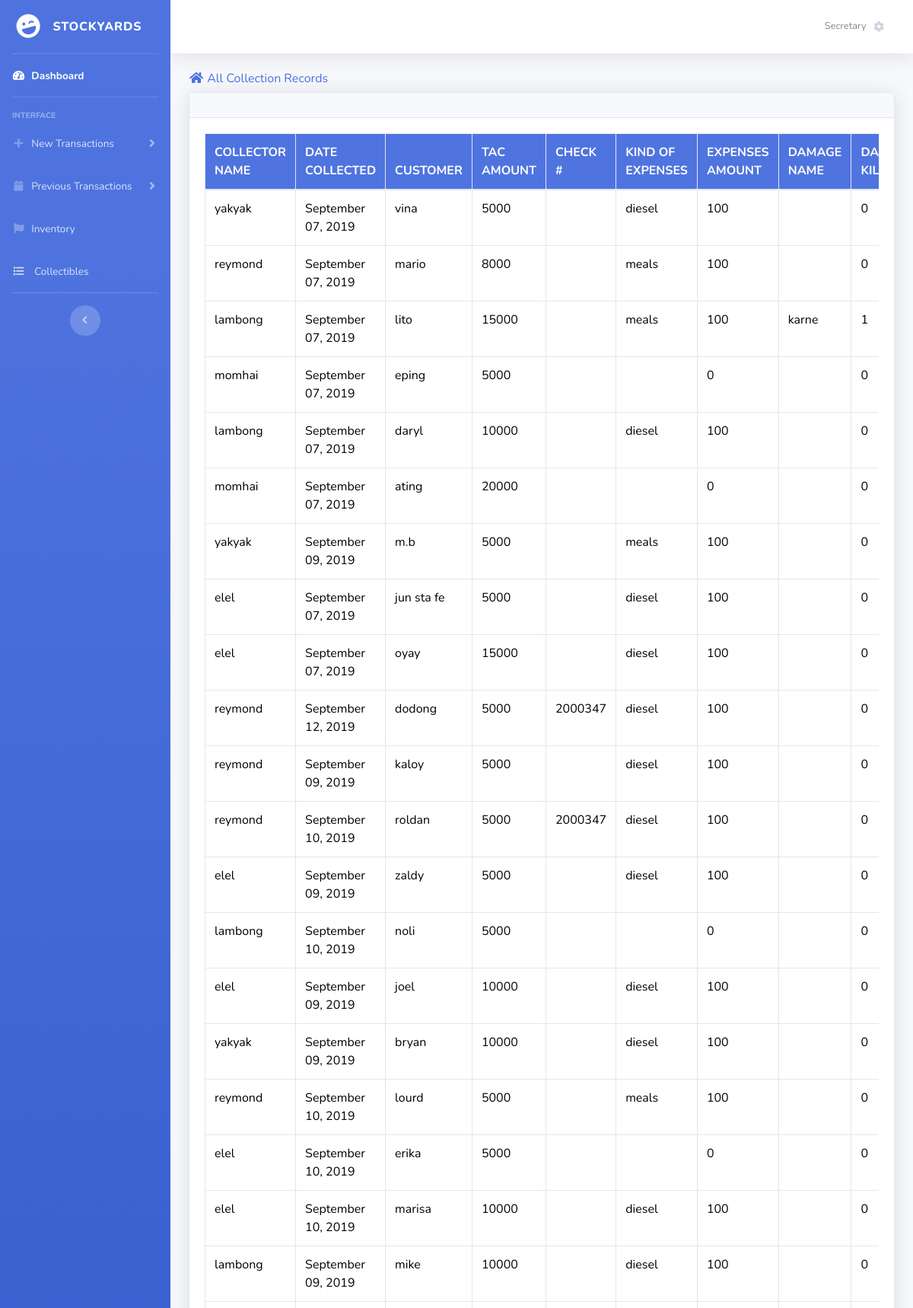
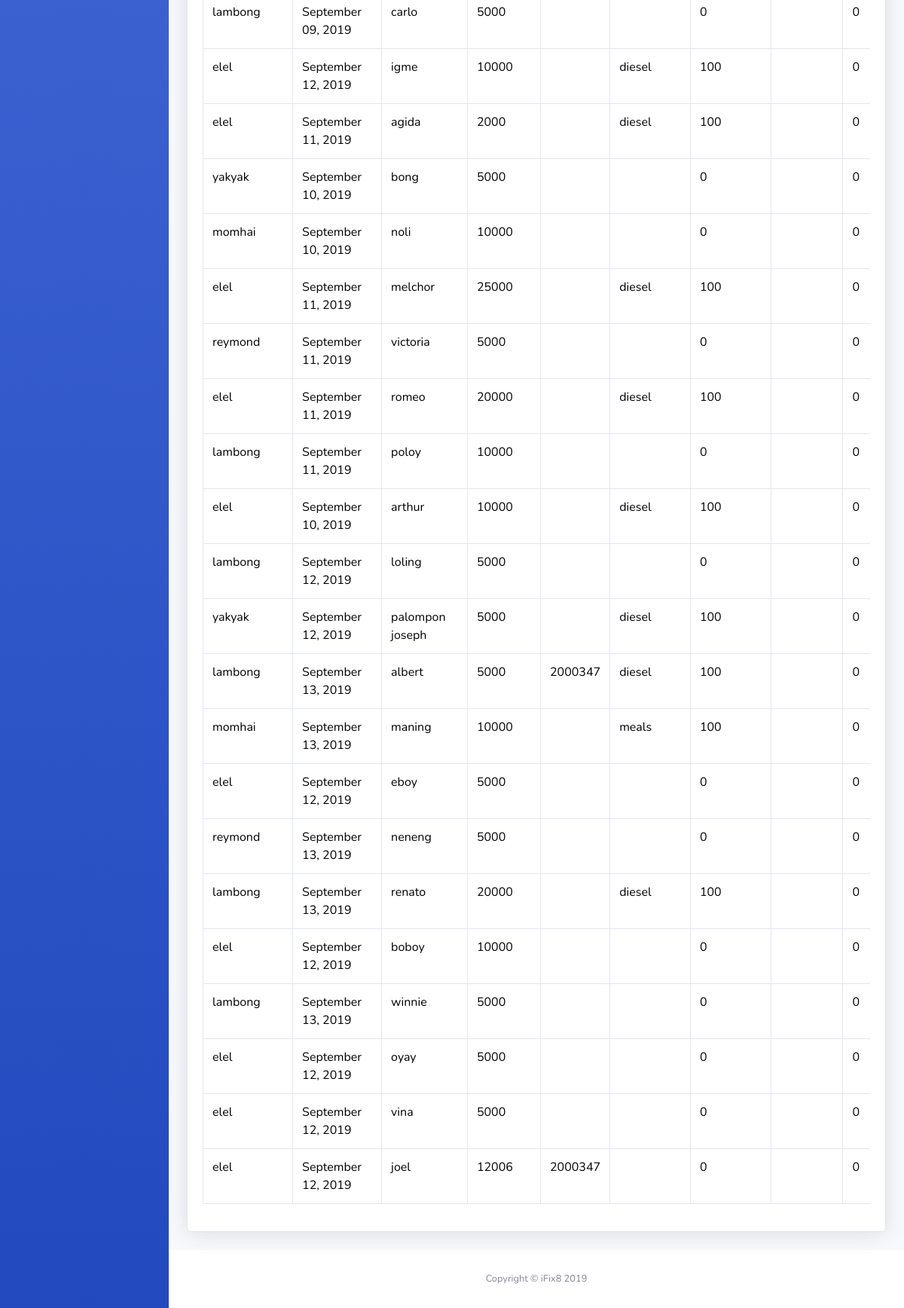
The app's page /secretary/query.php?keyname=Collection with its own data (2 pictures, top to bottom).
### tables this page shows
CREATE TABLE `collection` (
  `id` int(11) NOT NULL,
  `clctr_name` varchar(50) NOT NULL,
  `date` varchar(50) NOT NULL,
  `cust` varchar(50) NOT NULL,
  `tac_amount` int(50) NOT NULL,
  `chck_no` varchar(50) NOT NULL,
  `k_o_expnses` varchar(50) NOT NULL,
  `expnses_amnt` int(50) NOT NULL,
  `damage` varchar(50) NOT NULL,
  `dmg_kg` int(50) NOT NULL,
  `dmg_amount` int(50) NOT NULL,
  `bali_name` varchar(50) NOT NULL,
  `bali_amount` int(50) NOT NULL,
  `is_paid` tinyint(1) NOT NULL
);

### secretary/query.php (the view, shortened to what this page needs)
<?php include_once('header.php'); ?>
<?php
    if (isset($_GET['keyname'])) {
        $title = $_GET['keyname'];
        $sqlDelivery = "SELECT * FROM delivery";
        $sqlCollection = "SELECT * FROM collection";
        $deliveryData = mysqli_query($link, $sqlDelivery);
        $collectionData = mysqli_query($link, $sqlCollection);
    }
?>
<div class="container-fluid">
    <h6 class=" text-primary pull-right"><i class="fas fa-fw fa-home"></i> All <?php echo isset($_GET['keyname'])?$title:'';?> Records</h6>
    <div class="card shadow mb-4">
        <div class="card-header py-3"></div>
        <div class="card-body">
            <div class="table-responsive">
            <?php if ($title=='Delivery'): ?>
                <table class="table table-bordered" id="dataTable">
                    <thead>
                        <tr>
                            <th>Date</th>
                            <th>Name</th>
                            <th>Mark #</th>
                            <th>NO. OF HEADS</th>
                            <th>KILOS</th>
                            <th>PRICE</th>
                        </tr>
                    </thead>
                    <tbody>
                        <?php foreach ($deliveryData as $value) : ?>
                            <tr>
                                <td><?php echo date('F d, Y' ,strtotime($value['Date'])); ?></td>
                                <td><?php echo $value['Name']; ?></td>
                                <td><?php echo $value['Mark_No']; ?></td>
                                <td><?php echo $value['Num_Heads']; ?></td>
                                <td><?php echo $value['Kg']; ?></td>
                                <td><?php echo $value['Price']; ?></td>
                            </tr>
                        <?php endforeach; ?>
                    </tbody>
                </table>
            <?php elseif ($title=='Collection'): ?>
                <table class="table table-bordered" id="dataTable">
                    <thead>
                        <tr>
                            <th>COLLECTOR NAME</th>
                            <th>DATE COLLECTED</th>
                            <th>CUSTOMER</th>
                            <th>TAC AMOUNT</th>
                            <th>CHECK #</th>
                            <th>KIND OF EXPENSES</th>
                            <th>EXPENSES AMOUNT</th>
                            <th>DAMAGE NAME</th>
                            <th>DAMAGE KILO</th>
                        </tr>
                    </thead>
                    <tbody>
                        <?php foreach ($collectionData as $value) : ?>
                            <tr>
                                <td><?php echo $value['clctr_name']; ?></td>
                                <td><?php echo date('F d, Y' ,strtotime($value['date'])); ?></td>
                                <td><?php echo $value['cust']; ?></td>
                                <td><?php echo $value['tac_amount']; ?></td>
                                <td><?php echo $value['chck_no']; ?></td>
                                <td><?php echo $value['k_o_expnses']; ?></td>
                                <td><?php echo $value['expnses_amnt']; ?></td>
                                <td><?php echo $value['damage']; ?></td>
                                <td><?php echo $value['dmg_kg']; ?></td>
                            </tr>
                        <?php endforeach; ?>
                    </tbody>
                </table>
            <?php endif ?>
        </div>
</div>
        </div>
    </div>
</div>
<?php include_once('footer.php'); ?>

### secretary/header.php (style rules this page uses)
thead { background-color: #4f74df; color: white; }
tbody { color: black; }

### records on screen
collection: clctr_name "yakyak", date "September 07, 2019", cust "vina", tac_amount "5000", k_o_expnses "diesel", expnses_amnt "100", dmg_kg "0"
collection: clctr_name "reymond", date "September 07, 2019", cust "mario", tac_amount "8000", k_o_expnses "meals", expnses_amnt "100", dmg_kg "0"
collection: clctr_name "lambong", date "September 07, 2019", cust "lito", tac_amount "15000", k_o_expnses "meals", expnses_amnt "100", damage "karne", dmg_kg "1"
collection: clctr_name "momhai", date "September 07, 2019", cust "eping", tac_amount "5000", expnses_amnt "0", dmg_kg "0"
collection: clctr_name "lambong", date "September 07, 2019", cust "daryl", tac_amount "10000", k_o_expnses "diesel", expnses_amnt "100", dmg_kg "0"
collection: clctr_name "momhai", date "September 07, 2019", cust "ating", tac_amount "20000", expnses_amnt "0", dmg_kg "0"
collection: clctr_name "yakyak", date "September 09, 2019", cust "m.b", tac_amount "5000", k_o_expnses "meals", expnses_amnt "100", dmg_kg "0"
collection: clctr_name "elel", date "September 07, 2019", cust "jun sta fe", tac_amount "5000", k_o_expnses "diesel", expnses_amnt "100", dmg_kg "0"
collection: clctr_name "elel", date "September 07, 2019", cust "oyay", tac_amount "15000", k_o_expnses "diesel", expnses_amnt "100", dmg_kg "0"
collection: clctr_name "reymond", date "September 12, 2019", cust "dodong", tac_amount "5000", chck_no "2000347", k_o_expnses "diesel", expnses_amnt "100", dmg_kg "0"
collection: clctr_name "reymond", date "September 09, 2019", cust "kaloy", tac_amount "5000", k_o_expnses "diesel", expnses_amnt "100", dmg_kg "0"
collection: clctr_name "reymond", date "September 10, 2019", cust "roldan", tac_amount "5000", chck_no "2000347", k_o_expnses "diesel", expnses_amnt "100", dmg_kg "0"
collection: clctr_name "elel", date "September 09, 2019", cust "zaldy", tac_amount "5000", k_o_expnses "diesel", expnses_amnt "100", dmg_kg "0"
collection: clctr_name "lambong", date "September 10, 2019", cust "noli", tac_amount "5000", expnses_amnt "0", dmg_kg "0"
collection: clctr_name "elel", date "September 09, 2019", cust "joel", tac_amount "10000", k_o_expnses "diesel", expnses_amnt "100", dmg_kg "0"
collection: clctr_name "yakyak", date "September 09, 2019", cust "bryan", tac_amount "10000", k_o_expnses "diesel", expnses_amnt "100", dmg_kg "0"
collection: clctr_name "reymond", date "September 10, 2019", cust "lourd", tac_amount "5000", k_o_expnses "meals", expnses_amnt "100", dmg_kg "0"
collection: clctr_name "elel", date "September 10, 2019", cust "erika", tac_amount "5000", expnses_amnt "0", dmg_kg "0"
collection: clctr_name "elel", date "September 10, 2019", cust "marisa", tac_amount "10000", k_o_expnses "diesel", expnses_amnt "100", dmg_kg "0"
collection: clctr_name "lambong", date "September 09, 2019", cust "mike", tac_amount "10000", k_o_expnses "diesel", expnses_amnt "100", dmg_kg "0"
collection: clctr_name "lambong", date "September 09, 2019", cust "carlo", tac_amount "5000", expnses_amnt "0", dmg_kg "0"
collection: clctr_name "elel", date "September 12, 2019", cust "igme", tac_amount "10000", k_o_expnses "diesel", expnses_amnt "100", dmg_kg "0"
collection: clctr_name "elel", date "September 11, 2019", cust "agida", tac_amount "2000", k_o_expnses "diesel", expnses_amnt "100", dmg_kg "0"
collection: clctr_name "yakyak", date "September 10, 2019", cust "bong", tac_amount "5000", expnses_amnt "0", dmg_kg "0"
collection: clctr_name "momhai", date "September 10, 2019", cust "noli", tac_amount "10000", expnses_amnt "0", dmg_kg "0"
collection: clctr_name "elel", date "September 11, 2019", cust "melchor", tac_amount "25000", k_o_expnses "diesel", expnses_amnt "100", dmg_kg "0"
collection: clctr_name "reymond", date "September 11, 2019", cust "victoria", tac_amount "5000", expnses_amnt "0", dmg_kg "0"
collection: clctr_name "elel", date "September 11, 2019", cust "romeo", tac_amount "20000", k_o_expnses "diesel", expnses_amnt "100", dmg_kg "0"
collection: clctr_name "lambong", date "September 11, 2019", cust "poloy", tac_amount "10000", expnses_amnt "0", dmg_kg "0"
collection: clctr_name "elel", date "September 10, 2019", cust "arthur", tac_amount "10000", k_o_expnses "diesel", expnses_amnt "100", dmg_kg "0"
collection: clctr_name "lambong", date "September 12, 2019", cust "loling", tac_amount "5000", expnses_amnt "0", dmg_kg "0"
collection: clctr_name "yakyak", date "September 12, 2019", cust "palompon joseph", tac_amount "5000", k_o_expnses "diesel", expnses_amnt "100", dmg_kg "0"
collection: clctr_name "lambong", date "September 13, 2019", cust "albert", tac_amount "5000", chck_no "2000347", k_o_expnses "diesel", expnses_amnt "100", dmg_kg "0"
collection: clctr_name "momhai", date "September 13, 2019", cust "maning", tac_amount "10000", k_o_expnses "meals", expnses_amnt "100", dmg_kg "0"
collection: clctr_name "elel", date "September 12, 2019", cust "eboy", tac_amount "5000", expnses_amnt "0", dmg_kg "0"
collection: clctr_name "reymond", date "September 13, 2019", cust "neneng", tac_amount "5000", expnses_amnt "0", dmg_kg "0"
collection: clctr_name "lambong", date "September 13, 2019", cust "renato", tac_amount "20000", k_o_expnses "diesel", expnses_amnt "100", dmg_kg "0"
collection: clctr_name "elel", date "September 12, 2019", cust "boboy", tac_amount "10000", expnses_amnt "0", dmg_kg "0"
collection: clctr_name "lambong", date "September 13, 2019", cust "winnie", tac_amount "5000", expnses_amnt "0", dmg_kg "0"
collection: clctr_name "elel", date "September 12, 2019", cust "oyay", tac_amount "5000", expnses_amnt "0", dmg_kg "0"
collection: clctr_name "elel", date "September 12, 2019", cust "vina", tac_amount "5000", expnses_amnt "0", dmg_kg "0"
collection: clctr_name "elel", date "September 12, 2019", cust "joel", tac_amount "12006", chck_no "2000347", expnses_amnt "0", dmg_kg "0"

### other values on screen
$title "Collection"
